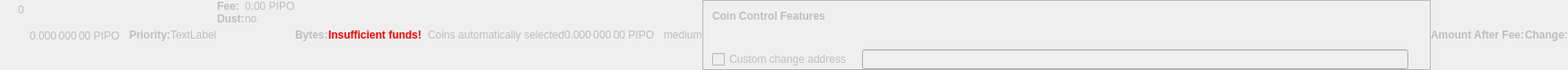
    <widget class="QWidget" name="dummyHideWidget" native="true">
     <property name="enabled">
      <bool>false</bool>
     </property>
     <property name="maximumSize">
      <size>
       <width>100</width>
       <height>22</height>
      </size>
     </property>
     <layout class="QHBoxLayout" name="dummyHideLayout">
      <property name="spacing">
       <number>0</number>
      </property>
      <property name="margin">
       <number>0</number>
      </property>
      <item>
       <layout class="QFormLayout" name="formLayoutCoinControl1">
        <property name="horizontalSpacing">
         <number>10</number>
        </property>
        <property name="verticalSpacing">
         <number>14</number>
        </property>
        <property name="leftMargin">
         <number>10</number>
        </property>
        <property name="topMargin">
         <number>4</number>
        </property>
        <property name="rightMargin">
         <number>6</number>
        </property>
        <item row="0" column="1">
         <widget class="QLabel" name="labelCoinControlBytes">
          <property name="cursor">
           <cursorShape>IBeamCursor</cursorShape>
          </property>
          <property name="contextMenuPolicy">
           <enum>Qt::ActionsContextMenu</enum>
          </property>
          <property name="text">
           <string notr="true">0</string>
          </property>
          <property name="textInteractionFlags">
           <set>Qt::LinksAccessibleByMouse|Qt::TextSelectableByKeyboard|Qt::TextSelectableByMouse</set>
          </property>
         </widget>
        </item>
       </layout>
      </item>
      <item>
       <widget class="QLabel" name="labelCoinControlAfterFee">
        <property name="enabled">
         <bool>false</bool>
        </property>
        <property name="sizePolicy">
         <sizepolicy hsizetype="Fixed" vsizetype="Fixed">
          <horstretch>0</horstretch>
          <verstretch>0</verstretch>
         </sizepolicy>
        </property>
        <property name="minimumSize">
         <size>
          <width>111</width>
          <height>12</height>
         </size>
        </property>
        <property name="maximumSize">
         <size>
          <width>111</width>
          <height>12</height>
         </size>
        </property>
        <property name="cursor">
         <cursorShape>IBeamCursor</cursorShape>
        </property>
        <property name="contextMenuPolicy">
         <enum>Qt::ActionsContextMenu</enum>
        </property>
        <property name="text">
         <string notr="true">0.000 000 00 PIPO</string>
        </property>
        <property name="textInteractionFlags">
         <set>Qt::LinksAccessibleByMouse|Qt::TextSelectableByKeyboard|Qt::TextSelectableByMouse</set>
        </property>
       </widget>
      </item>
      <item>
       <widget class="QLabel" name="labelCoinControlPriorityText">
        <property name="enabled">
         <bool>false</bool>
        </property>
        <property name="font">
         <font>
          <weight>75</weight>
          <bold>true</bold>
         </font>
        </property>
        <property name="text">
         <string>Priority:</string>
        </property>
       </widget>
      </item>
      <item>
       <layout class="QHBoxLayout" name="horizontalLayout">
        <item>
         <widget class="QLabel" name="WarningLabel">
          <property name="text">
           <string>TextLabel</string>
          </property>
         </widget>
        </item>
       </layout>
      </item>
      <item>
       <layout class="QFormLayout" name="formLayoutCoinControl3">
        <property name="horizontalSpacing">
         <number>0</number>
        </property>
        <property name="verticalSpacing">
         <number>0</number>
        </property>
        <property name="leftMargin">
         <number>0</number>
        </property>
        <property name="topMargin">
         <number>0</number>
        </property>
        <property name="rightMargin">
         <number>0</number>
        </property>
        <item row="0" column="0">
         <widget class="QLabel" name="labelCoinControlFeeText">
          <property name="enabled">
           <bool>false</bool>
          </property>
          <property name="font">
           <font>
            <weight>75</weight>
            <bold>true</bold>
           </font>
          </property>
          <property name="text">
           <string>Fee:</string>
          </property>
          <property name="margin">
           <number>0</number>
          </property>
         </widget>
        </item>
        <item row="0" column="1">
         <widget class="QLabel" name="labelCoinControlFee">
          <property name="enabled">
           <bool>false</bool>
          </property>
          <property name="cursor">
           <cursorShape>IBeamCursor</cursorShape>
          </property>
          <property name="contextMenuPolicy">
           <enum>Qt::ActionsContextMenu</enum>
          </property>
          <property name="text">
           <string notr="true">0.00 PIPO</string>
          </property>
          <property name="textInteractionFlags">
           <set>Qt::LinksAccessibleByMouse|Qt::TextSelectableByKeyboard|Qt::TextSelectableByMouse</set>
          </property>
         </widget>
        </item>
        <item row="1" column="0">
         <widget class="QLabel" name="labelCoinControlLowOutputText">
          <property name="enabled">
           <bool>false</bool>
          </property>
          <property name="font">
           <font>
            <weight>75</weight>
            <bold>true</bold>
           </font>
          </property>
          <property name="text">
           <string>Dust:</string>
          </property>
         </widget>
        </item>
        <item row="1" column="1">
         <widget class="QLabel" name="labelCoinControlLowOutput">
          <property name="enabled">
           <bool>false</bool>
          </property>
          <property name="cursor">
           <cursorShape>IBeamCursor</cursorShape>
          </property>
          <property name="contextMenuPolicy">
           <enum>Qt::ActionsContextMenu</enum>
          </property>
          <property name="text">
           <string>no</string>
          </property>
          <property name="textInteractionFlags">
           <set>Qt::LinksAccessibleByMouse|Qt::TextSelectableByKeyboard|Qt::TextSelectableByMouse</set>
          </property>
         </widget>
        </item>
       </layout>
      </item>
      <item>
       <widget class="QLabel" name="labelCoinControlBytesText">
        <property name="enabled">
         <bool>false</bool>
        </property>
        <property name="font">
         <font>
          <weight>75</weight>
          <bold>true</bold>
         </font>
        </property>
        <property name="text">
         <string>Bytes:</string>
        </property>
       </widget>
      </item>
      <item>
       <layout class="QFormLayout" name="formLayoutCoinControl2">
        <property name="horizontalSpacing">
         <number>0</number>
        </property>
        <property name="verticalSpacing">
         <number>0</number>
        </property>
        <property name="leftMargin">
         <number>0</number>
        </property>
        <property name="topMargin">
         <number>0</number>
        </property>
        <property name="rightMargin">
         <number>0</number>
        </property>
       </layout>
      </item>
      <item>
       <layout class="QHBoxLayout" name="horizontalLayoutCoinControl2">
        <property name="spacing">
         <number>0</number>
        </property>
        <property name="bottomMargin">
         <number>0</number>
        </property>
       </layout>
      </item>
      <item>
       <widget class="QLabel" name="labelCoinControlInsuffFunds">
        <property name="enabled">
         <bool>false</bool>
        </property>
        <property name="minimumSize">
         <size>
          <width>0</width>
          <height>0</height>
         </size>
        </property>
        <property name="font">
         <font>
          <weight>75</weight>
          <bold>true</bold>
         </font>
        </property>
        <property name="styleSheet">
         <string notr="true">color:red;font-weight:bold;</string>
        </property>
        <property name="text">
         <string>Insufficient funds!</string>
        </property>
        <property name="margin">
         <number>5</number>
        </property>
       </widget>
      </item>
      <item>
       <layout class="QFormLayout" name="formLayoutCoinControl4">
        <property name="horizontalSpacing">
         <number>0</number>
        </property>
        <property name="verticalSpacing">
         <number>0</number>
        </property>
        <property name="leftMargin">
         <number>0</number>
        </property>
        <property name="topMargin">
         <number>0</number>
        </property>
        <property name="rightMargin">
         <number>0</number>
        </property>
       </layout>
      </item>
      <item>
       <widget class="QLabel" name="labelCoinControlChangeLabel">
        <property name="enabled">
         <bool>false</bool>
        </property>
        <property name="sizePolicy">
         <sizepolicy hsizetype="Preferred" vsizetype="Expanding">
          <horstretch>0</horstretch>
          <verstretch>0</verstretch>
         </sizepolicy>
        </property>
        <property name="minimumSize">
         <size>
          <width>0</width>
          <height>0</height>
         </size>
        </property>
        <property name="text">
         <string/>
        </property>
        <property name="margin">
         <number>3</number>
        </property>
       </widget>
      </item>
      <item>
       <widget class="QLabel" name="labelCoinControlAutomaticallySelected">
        <property name="enabled">
         <bool>false</bool>
        </property>
        <property name="sizePolicy">
         <sizepolicy hsizetype="Fixed" vsizetype="Fixed">
          <horstretch>0</horstretch>
          <verstretch>0</verstretch>
         </sizepolicy>
        </property>
        <property name="minimumSize">
         <size>
          <width>0</width>
          <height>0</height>
         </size>
        </property>
        <property name="maximumSize">
         <size>
          <width>240</width>
          <height>16777215</height>
         </size>
        </property>
        <property name="text">
         <string>Coins automatically selected</string>
        </property>
        <property name="margin">
         <number>5</number>
        </property>
       </widget>
      </item>
      <item>
       <widget class="QLabel" name="labelCoinControlChange">
        <property name="enabled">
         <bool>false</bool>
        </property>
        <property name="sizePolicy">
         <sizepolicy hsizetype="Fixed" vsizetype="Fixed">
          <horstretch>0</horstretch>
          <verstretch>0</verstretch>
         </sizepolicy>
        </property>
        <property name="minimumSize">
         <size>
          <width>111</width>
          <height>0</height>
         </size>
        </property>
        <property name="maximumSize">
         <size>
          <width>111</width>
          <height>16777215</height>
         </size>
        </property>
        <property name="cursor">
         <cursorShape>IBeamCursor</cursorShape>
        </property>
        <property name="contextMenuPolicy">
         <enum>Qt::ActionsContextMenu</enum>
        </property>
        <property name="text">
         <string notr="true">0.000 000 00 PIPO</string>
        </property>
        <property name="textInteractionFlags">
         <set>Qt::LinksAccessibleByMouse|Qt::TextSelectableByKeyboard|Qt::TextSelectableByMouse</set>
        </property>
       </widget>
      </item>
      <item>
       <widget class="QLabel" name="labelCoinControlPriority">
        <property name="enabled">
         <bool>false</bool>
        </property>
        <property name="cursor">
         <cursorShape>IBeamCursor</cursorShape>
        </property>
        <property name="contextMenuPolicy">
         <enum>Qt::ActionsContextMenu</enum>
        </property>
        <property name="text">
         <string>medium</string>
        </property>
        <property name="textInteractionFlags">
         <set>Qt::LinksAccessibleByMouse|Qt::TextSelectableByKeyboard|Qt::TextSelectableByMouse</set>
        </property>
       </widget>
      </item>
      <item>
       <widget class="QFrame" name="frameCoinControl">
        <property name="sizePolicy">
         <sizepolicy hsizetype="Expanding" vsizetype="Expanding">
          <horstretch>0</horstretch>
          <verstretch>0</verstretch>
         </sizepolicy>
        </property>
        <property name="maximumSize">
         <size>
          <width>16777215</width>
          <height>16777215</height>
         </size>
        </property>
        <property name="frameShape">
         <enum>QFrame::StyledPanel</enum>
        </property>
        <property name="frameShadow">
         <enum>QFrame::Sunken</enum>
        </property>
        <layout class="QVBoxLayout" name="verticalLayoutCoinControl2_2">
         <property name="spacing">
          <number>0</number>
         </property>
         <property name="margin">
          <number>0</number>
         </property>
         <item>
          <layout class="QVBoxLayout" name="verticalLayoutCoinControl" stretch="0,0,0,1">
           <property name="spacing">
            <number>0</number>
           </property>
           <property name="leftMargin">
            <number>10</number>
           </property>
           <property name="topMargin">
            <number>10</number>
           </property>
           <item>
            <layout class="QHBoxLayout" name="horizontalLayoutCoinControl1">
             <property name="bottomMargin">
              <number>15</number>
             </property>
             <item>
              <widget class="QLabel" name="labelCoinControlFeatures">
               <property name="enabled">
                <bool>false</bool>
               </property>
               <property name="sizePolicy">
                <sizepolicy hsizetype="Preferred" vsizetype="Maximum">
                 <horstretch>0</horstretch>
                 <verstretch>0</verstretch>
                </sizepolicy>
               </property>
               <property name="font">
                <font>
                 <weight>75</weight>
                 <bold>true</bold>
                </font>
               </property>
               <property name="styleSheet">
                <string notr="true">font-weight:bold;</string>
               </property>
               <property name="text">
                <string>Coin Control Features</string>
               </property>
              </widget>
             </item>
            </layout>
           </item>
           <item>
            <widget class="QWidget" name="widgetCoinControl" native="true">
             <property name="sizePolicy">
              <sizepolicy hsizetype="Preferred" vsizetype="Preferred">
               <horstretch>0</horstretch>
               <verstretch>0</verstretch>
              </sizepolicy>
             </property>
             <property name="minimumSize">
              <size>
               <width>0</width>
               <height>0</height>
              </size>
             </property>
             <property name="styleSheet">
              <string notr="true"/>
             </property>
             <layout class="QHBoxLayout" name="horizontalLayoutCoinControl5_2">
              <property name="margin">
               <number>0</number>
              </property>
              <item>
               <layout class="QHBoxLayout" name="horizontalLayoutCoinControl3">
                <property name="spacing">
                 <number>20</number>
                </property>
                <property name="topMargin">
                 <number>0</number>
                </property>
                <property name="bottomMargin">
                 <number>10</number>
                </property>
               </layout>
              </item>
             </layout>
            </widget>
           </item>
           <item>
            <layout class="QHBoxLayout" name="horizontalLayoutCoinControl4" stretch="0,0,0">
             <property name="spacing">
              <number>12</number>
             </property>
             <property name="sizeConstraint">
              <enum>QLayout::SetDefaultConstraint</enum>
             </property>
             <property name="topMargin">
              <number>5</number>
             </property>
             <property name="rightMargin">
              <number>5</number>
             </property>
             <item>
              <widget class="QCheckBox" name="checkBoxCoinControlChange">
               <property name="enabled">
                <bool>false</bool>
               </property>
               <property name="toolTip">
                <string>If this is activated, but the change address is empty or invalid, change will be sent to a newly generated address.</string>
               </property>
               <property name="text">
                <string>Custom change address</string>
               </property>
              </widget>
             </item>
             <item>
              <widget class="QValidatedLineEdit" name="lineEditCoinControlChange">
               <property name="enabled">
                <bool>false</bool>
               </property>
               <property name="sizePolicy">
                <sizepolicy hsizetype="Expanding" vsizetype="Fixed">
                 <horstretch>0</horstretch>
                 <verstretch>0</verstretch>
                </sizepolicy>
               </property>
              </widget>
             </item>
             <item>
              <widget class="QLabel" name="labelCoinControlChangeLabel_2">
               <property name="sizePolicy">
                <sizepolicy hsizetype="Preferred" vsizetype="Expanding">
                 <horstretch>0</horstretch>
                 <verstretch>0</verstretch>
                </sizepolicy>
               </property>
               <property name="minimumSize">
                <size>
                 <width>0</width>
                 <height>0</height>
                </size>
               </property>
               <property name="text">
                <string/>
               </property>
               <property name="margin">
                <number>3</number>
               </property>
              </widget>
             </item>
            </layout>
           </item>
           <item>
            <spacer name="verticalSpacerCoinControl">
             <property name="orientation">
              <enum>Qt::Vertical</enum>
             </property>
             <property name="sizeHint" stdset="0">
              <size>
               <width>800</width>
               <height>1</height>
              </size>
             </property>
            </spacer>
           </item>
          </layout>
         </item>
        </layout>
       </widget>
      </item>
      <item>
       <widget class="QLabel" name="labelCoinControlAfterFeeText">
        <property name="enabled">
         <bool>false</bool>
        </property>
        <property name="minimumSize">
         <size>
          <width>0</width>
          <height>0</height>
         </size>
        </property>
        <property name="maximumSize">
         <size>
          <width>16777215</width>
          <height>16777215</height>
         </size>
        </property>
        <property name="font">
         <font>
          <weight>75</weight>
          <bold>true</bold>
         </font>
        </property>
        <property name="text">
         <string>Amount After Fee:</string>
        </property>
        <property name="alignment">
         <set>Qt::AlignLeading|Qt::AlignLeft|Qt::AlignVCenter</set>
        </property>
        <property name="margin">
         <number>0</number>
        </property>
       </widget>
      </item>
      <item>
       <widget class="QLabel" name="labelCoinControlChangeText">
        <property name="enabled">
         <bool>false</bool>
        </property>
        <property name="sizePolicy">
         <sizepolicy hsizetype="Preferred" vsizetype="Preferred">
          <horstretch>0</horstretch>
          <verstretch>0</verstretch>
         </sizepolicy>
        </property>
        <property name="minimumSize">
         <size>
          <width>0</width>
          <height>0</height>
         </size>
        </property>
        <property name="maximumSize">
         <size>
          <width>16777215</width>
          <height>16777215</height>
         </size>
        </property>
        <property name="font">
         <font>
          <weight>75</weight>
          <bold>true</bold>
         </font>
        </property>
        <property name="text">
         <string>Change:</string>
        </property>
        <property name="alignment">
         <set>Qt::AlignLeading|Qt::AlignLeft|Qt::AlignVCenter</set>
        </property>
       </widget>
      </item>
     </layout>
    </widget>
